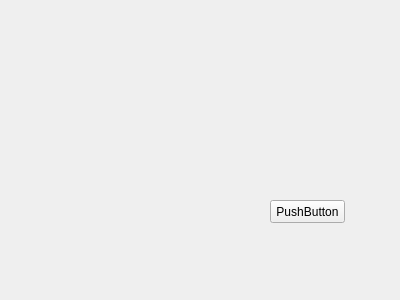
<?xml version="1.0" encoding="UTF-8"?>
<ui version="4.0">
 <class>Form</class>
 <widget class="QWidget" name="Form">
  <property name="geometry">
   <rect>
    <x>0</x>
    <y>0</y>
    <width>400</width>
    <height>300</height>
   </rect>
  </property>
  <property name="windowTitle">
   <string>Form</string>
  </property>
  <widget class="QPushButton" name="pushButton">
   <property name="geometry">
    <rect>
     <x>270</x>
     <y>200</y>
     <width>75</width>
     <height>23</height>
    </rect>
   </property>
   <property name="text">
    <string>PushButton</string>
   </property>
  </widget>
 </widget>
 <resources/>
 <connections/>
</ui>
